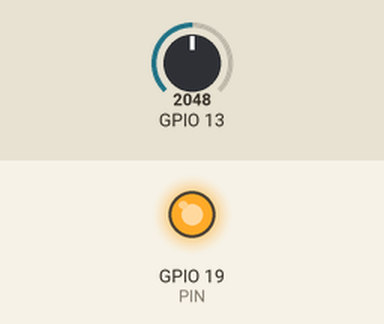
Simulated run of this program. Board: ESP32. Shown: output pins drawn as LEDs (lit = HIGH). Inputs (shaded band) come from the test bench; at power-on: GPIO 13 = 2048. What the program prints to the serial monitor is not drawn.

Above: at 1.2 s.
1.3 s: GPIO 13 set to 108
2.8 s: GPIO 13 set to 93
At 3.3 s:
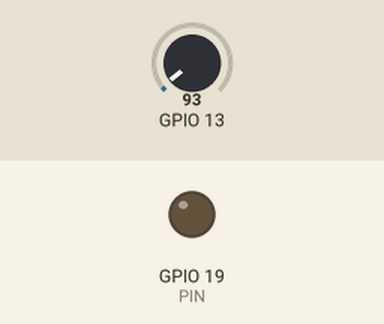
4.3 s: GPIO 13 set to 491
At 5.5 s:
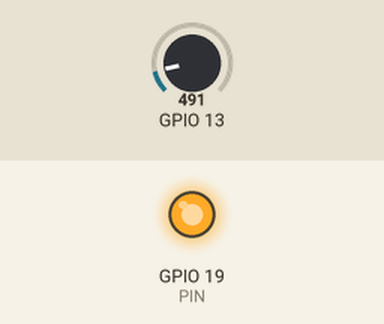
5.8 s: GPIO 13 set to 60
At 6.9 s:
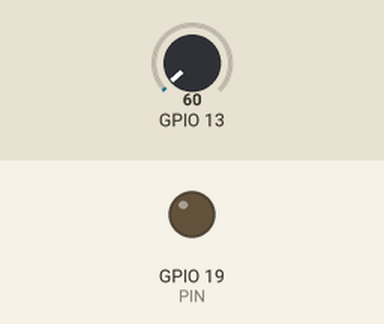
Timing chart, 0 to 8.3 s (numbered marks = the images above; inputs shaded):
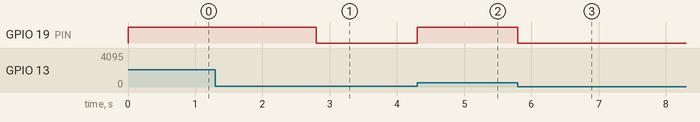

Measured:
- the behaviour switches between 101 and 100 on GPIO 13 (found by bisection; images 0 and 1)
- after the input at 2.8 s, GPIO 19 (PIN): HIGH → LOW at once
- after the input at 4.3 s, GPIO 19 (PIN): LOW → HIGH at once
- after the input at 5.8 s, GPIO 19 (PIN): HIGH → LOW at once

The program:

main.cpp
```cpp
#include <Arduino.h>
// #include <WiFi.h>
// #include <WiFiUdp.h>
// #include <WiFiClient.h>
// #include <HardwareSerial.h>
// #include <vector>


// const char* ssid = "kiwi";
// const char* password = "ChArLeS1";

// WiFiClient client;
// const uint16_t telnetPort = 23;  // Standard Telnet port
// const char *sensorIp = "192.168.12.2"; // Replace with your sensor's IP

// void connectTelnet() {
//   if (client.connect(sensorIp, telnetPort)) {
//     Serial.println("Connected to sensor");
//   } else {
//     Serial.println("Connection failed");
//   }
// }

// void telnetCommand(String command) {
//   if (client.connected()) {
//     client.print(command + "\r\n");
//   }
// }

// WiFiUDP udp;

// const char* udpAddress = "192.168.12.2"; // Replace with your server's IP address
// const unsigned int udpPort = 49152;            // Replace with your server's UDP port

// unsigned char udpCommandSequence = 0; // This would be incremented as needed
// // Eigen::MatrixXd  sensor_counts;
// unsigned short crcByte( unsigned short crc, char ch )
// {
//         static int ccitt_crc16_table[32*8] =
//         {
//             0x0000, 0x1021, 0x2042, 0x3063, 0x4084, 0x50a5, 0x60c6, 0x70e7,
//             0x8108, 0x9129, 0xa14a, 0xb16b, 0xc18c, 0xd1ad, 0xe1ce, 0xf1ef,
//             0x1231, 0x0210, 0x3273, 0x2252, 0x52b5, 0x4294, 0x72f7, 0x62d6,
//             0x9339, 0x8318, 0xb37b, 0xa35a, 0xd3bd, 0xc39c, 0xf3ff, 0xe3de,
//             0x2462, 0x3443, 0x0420, 0x1401, 0x64e6, 0x74c7, 0x44a4, 0x5485,
//             0xa56a, 0xb54b, 0x8528, 0x9509, 0xe5ee, 0xf5cf, 0xc5ac, 0xd58d,
//             0x3653, 0x2672, 0x1611, 0x0630, 0x76d7, 0x66f6, 0x5695, 0x46b4,
//             0xb75b, 0xa77a, 0x9719, 0x8738, 0xf7df, 0xe7fe, 0xd79d, 0xc7bc,
//             0x48c4, 0x58e5, 0x6886, 0x78a7, 0x0840, 0x1861, 0x2802, 0x3823,
//             0xc9cc, 0xd9ed, 0xe98e, 0xf9af, 0x8948, 0x9969, 0xa90a, 0xb92b,
//             0x5af5, 0x4ad4, 0x7ab7, 0x6a96, 0x1a71, 0x0a50, 0x3a33, 0x2a12,
//             0xdbfd, 0xcbdc, 0xfbbf, 0xeb9e, 0x9b79, 0x8b58, 0xbb3b, 0xab1a,
//             0x6ca6, 0x7c87, 0x4ce4, 0x5cc5, 0x2c22, 0x3c03, 0x0c60, 0x1c41,
//             0xedae, 0xfd8f, 0xcdec, 0xddcd, 0xad2a, 0xbd0b, 0x8d68, 0x9d49,
//             0x7e97, 0x6eb6, 0x5ed5, 0x4ef4, 0x3e13, 0x2e32, 0x1e51, 0x0e70,
//             0xff9f, 0xefbe, 0xdfdd, 0xcffc, 0xbf1b, 0xaf3a, 0x9f59, 0x8f78,
//             0x9188, 0x81a9, 0xb1ca, 0xa1eb, 0xd10c, 0xc12d, 0xf14e, 0xe16f,
//             0x1080, 0x00a1, 0x30c2, 0x20e3, 0x5004, 0x4025, 0x7046, 0x6067,
//             0x83b9, 0x9398, 0xa3fb, 0xb3da, 0xc33d, 0xd31c, 0xe37f, 0xf35e,
//             0x02b1, 0x1290, 0x22f3, 0x32d2, 0x4235, 0x5214, 0x6277, 0x7256,
//             0xb5ea, 0xa5cb, 0x95a8, 0x8589, 0xf56e, 0xe54f, 0xd52c, 0xc50d,
//             0x34e2, 0x24c3, 0x14a0, 0x0481, 0x7466, 0x6447, 0x5424, 0x4405,
//             0xa7db, 0xb7fa, 0x8799, 0x97b8, 0xe75f, 0xf77e, 0xc71d, 0xd73c,
//             0x26d3, 0x36f2, 0x0691, 0x16b0, 0x6657, 0x7676, 0x4615, 0x5634,
//             0xd94c, 0xc96d, 0xf90e, 0xe92f, 0x99c8, 0x89e9, 0xb98a, 0xa9ab,
//             0x5844, 0x4865, 0x7806, 0x6827, 0x18c0, 0x08e1, 0x3882, 0x28a3,
//             0xcb7d, 0xdb5c, 0xeb3f, 0xfb1e, 0x8bf9, 0x9bd8, 0xabbb, 0xbb9a,
//             0x4a75, 0x5a54, 0x6a37, 0x7a16, 0x0af1, 0x1ad0, 0x2ab3, 0x3a92,
//             0xfd2e, 0xed0f, 0xdd6c, 0xcd4d, 0xbdaa, 0xad8b, 0x9de8, 0x8dc9,
//             0x7c26, 0x6c07, 0x5c64, 0x4c45, 0x3ca2, 0x2c83, 0x1ce0, 0x0cc1,
//             0xef1f, 0xff3e, 0xcf5d, 0xdf7c, 0xaf9b, 0xbfba, 0x8fd9, 0x9ff8,
//             0x6e17, 0x7e36, 0x4e55, 0x5e74, 0x2e93, 0x3eb2, 0x0ed1, 0x1ef0
//         };
//         return (short) (ccitt_crc16_table[((crc >> 8) ^ ch) & 0xff] ^ (crc << 8));
// }
// // Function to calculate CRC, implement the actual CRC calculation needed
// unsigned short crcBuf(const unsigned char* data, size_t length) {
//     int i;
//   short crc = 0x1234; // CRC seed.

//   for (i = 0; i < length; i++)
//   {
//     crc = crcByte(crc, data[i]);
//   }
//   return crc;
// }


// void udpStartStreaming() {
//   // Construct the packet
//   char buffer[10];
//   buffer[0] = 0;
//   buffer[1] = (unsigned char) (0x00FF & 10); // length
//   buffer[2] = udpCommandSequence;            // seq-number
//   buffer[3] = (unsigned char) 1;             // start_streaming
//   buffer[4] = (unsigned char) 0;             // number of packets
//   buffer[5] = (unsigned char) 0;
//   buffer[6] = (unsigned char) 0; // 10
//   buffer[7] = (unsigned char) 0; // 255;

//   unsigned short crc = crcBuf( (unsigned char*)buffer, 8 );
//   buffer[8] = (unsigned char) (crc >> 8);
//   buffer[9] = (unsigned char) (crc & 0x00ff);

//   // Send the packet
//   udp.beginPacket(udpAddress, udpPort);
//   unsigned int length = 10;
//   udp.write((unsigned char*)buffer, length);
//   udp.endPacket();

//   // Serial.print("udpStartStreaming: sent packet of ");
//   // Serial.print(length);
//   // Serial.println(" bytes");
// }


// void udpStopStreaming()
// {

//   char buffer[6];
//   buffer[0] = 0;
//   buffer[1] = (unsigned char) (0x00FF & 6); // length including crc
//   buffer[2] = udpCommandSequence;           // seq-number
//   buffer[3] = (unsigned char) 2;            // stop_streaming

//   unsigned short crc = crcBuf((unsigned char*) buffer, 4 );
//   buffer[4] = (unsigned char) (crc >> 8);
//   buffer[5] = (unsigned char) (crc & 0x00ff);

//   unsigned int length = 6;
//   udp.beginPacket(udpAddress, udpPort);
//   udp.write((unsigned char*)buffer, length);
//   udp.endPacket();
//   // Serial.print("udpStopStreaming: wrote  ");
//   // Serial.print(length);
//   // Serial.println(" bytes");
// }


// void udpPing()
// {

//   char buffer[6];
//   buffer[0] = 0;
//   buffer[1] = (unsigned char) (0x00FF & 6); // length including crc
//   buffer[2] = udpCommandSequence;           // seq-number
//   buffer[3] = (unsigned char) 4;            // stop_streaming

//   unsigned short crc = crcBuf((unsigned char*) buffer, 4 );
//   buffer[4] = (unsigned char) (crc >> 8);
//   buffer[5] = (unsigned char) (crc & 0x00ff);

//   unsigned int length = 6;
//   udp.beginPacket(udpAddress, udpPort);
//   udp.write((unsigned char*)buffer, length);
//   udp.endPacket();
//   // Serial.print("udpStopStreaming: wrote  ");
//   // Serial.print(length);
//   // Serial.println(" bytes");
// }

// void udpResetTelnetSocket()
// {
//   char buffer[6];
//   buffer[0] = 0;
//   buffer[1] = (unsigned char) (0x00FF & 6); // length including crc
//   buffer[2] = udpCommandSequence;           // seq-number
//   buffer[3] = (unsigned char) 5;            // reset_telnet_socket

//   unsigned short crc = crcBuf((unsigned char*) buffer, 4 );
//   buffer[4] = (unsigned char) (crc >> 8);
//   buffer[5] = (unsigned char) (crc & 0x00ff);

//   unsigned int length = 6;
//   udp.beginPacket(udpAddress, udpPort);
//   udp.write((unsigned char*)buffer, length);
//   udp.endPacket();
//   // Serial.print("udpStopStreaming: wrote  ");
//   // Serial.print(length);
//   // Serial.println(" bytes");
// }

// int parseInteger( char* buffer, int pos ) {
//   int value = ((0x00ff & buffer[pos]) << 24)
//             + ((0x00ff & buffer[pos+1]) << 16)
//             + ((0x00ff & buffer[pos+2]) << 8)
//             + ((0x00ff & buffer[pos+3]) << 0);
//   return value;
// }


// int  decodeDataPacket( char* buffer, unsigned int n_bytes ) {
//   // if (verbose > 2) ROS_INFO( "decodeDataPacket:" );
//   // std::vector<int> listOfIntegers;


//   // char hex[18] = "0123456789ABCDEF_";


//   // if (verbose > 3) { // dump original packet
//     for( unsigned int i=0; i < n_bytes; i++ ) {
//       // printf( "%.2x ", (0x00ff & buffer[i]) );
//     }
//     // printf( "\n\n" );
//     for( unsigned int i=0; i < n_bytes; i++ ) {
//       int tmp = buffer[i];
//       // printf( "%c%c ", hex[0x000F&(tmp>>4)], hex[0x000F&tmp] );
//       // if ((i % 20) == 19) printf( "\n" );
//     }


//   int pos = 18;
//   float Fx = (float) (parseInteger( buffer, pos+0 ));
//   float Fy = (float)(parseInteger(buffer, pos + 4));
//   float Fz = (float)(parseInteger(buffer, pos + 8));
//   float Tx = (float)(parseInteger(buffer, pos + 12));
//   float Ty = (float)(parseInteger(buffer, pos + 16));
//   float Tz = (float)(parseInteger(buffer, pos + 20));

//   int z_result = (-0.00072963*Fx + 0.00071161*Fy + (-0.00083128)*Fz + 0.00166689*Tx + (-0.00059223) * Ty + 0.00035427*Tz) - 26.4;
//     // Serial.print(Fx);
//     // Serial.print("    ");
//     // Serial.print(Fy);
//     // Serial.print("    ");
//   Serial.println(z_result);
//   // Serial.print("    ");
//   // Serial.print(Tx);
//   // Serial.print("    ");
//   // Serial.print(Ty);
//   // Serial.print("    ");
//   // Serial.print(Tz);
//   // Serial.print("    ");

//   // Add some integers to the list
//   // listOfIntegers.push_back(Fx);
//   // listOfIntegers.push_back(Fy);
//   // listOfIntegers.push_back(Fz);
//   // listOfIntegers.push_back(Tx);
//   // listOfIntegers.push_back(Ty);
//   // listOfIntegers.push_back(Tz);
//   return z_result;
// }


// int readDataPacket()
// {
//     char buffer[2048];
//     bzero( buffer, 2048 );

//     int len = udp.read(buffer, 140); // Read up to 140 bytes

//     return decodeDataPacket( buffer, 140 );
// }

#define PIN 19

// HardwareSerial mySerial(1); // Use UART1 (pins defined below)

void setup() {
  Serial.begin(115200);
  // WiFi.begin(ssid, password);

  // while (WiFi.status() != WL_CONNECTED) {
  //   delay(500);
  //   Serial.print(".");
  // }


  // udp.begin(udpPort); // Begin listening on the specified UDP port
  pinMode(13, INPUT);
  Serial2.begin(115200);
  pinMode(PIN, OUTPUT);
}

int last_data = 0;

void loop() {

  // udpStartStreaming();

  // // Increment your sequence number or add other logic as needed
  // udpCommandSequence++;

  // int packetSize = udp.parsePacket();
  // if (packetSize) {


  //   int dataToSend = readDataPacket(); // Example data

  //   Serial2.write(dataToSend);
  //   Serial.println(dataToSend);

  //   delay(50); // Send data every second
  // }

  // if(Serial2.available() > 0) {
  //   Serial.println(Serial2.read());
  // }
  // Serial2.write(2);

  int data = analogRead(13);
  if(last_data < data) {
    Serial2.write(last_data);
    if(last_data > 100) {
      digitalWrite(PIN, HIGH);
    } else {
      digitalWrite(PIN, LOW);
    }
    Serial.print(last_data);
    Serial.print(" ");
    Serial.println(millis());
  } else {

    if(data > 100) {
      digitalWrite(PIN, HIGH);
    } else {
      digitalWrite(PIN, LOW);
    }
    Serial2.write(data);
    Serial.print(data);
    Serial.print(" ");
    Serial.println(millis());
  }
  last_data = data;

  // delay(1000);
}
```

helper.cpp
```cpp
// #include <WiFi.h>
// #include <WiFiUdp.h>
// #include <WiFiClient.h>


// const char* ssid = "WirelessFT";
// const char* password = "03xBbVFx";

// WiFiClient client;
// const uint16_t telnetPort = 23;  // Standard Telnet port
// const char* sensorIp = "192.168.1.137";  // Replace with your sensor's IP

// void connectTelnet() {
//   if (client.connect(sensorIp, telnetPort)) {
//     Serial.println("Connected to sensor");
//   } else {
//     Serial.println("Connection failed");
//   }
// }

// void telnetCommand(String command) {
//   if (client.connected()) {
//     client.print(command + "\r\n");
//   }
// }

// WiFiUDP udp;

// const char* udpAddress = "192.168.1.137"; // Replace with your server's IP address
// const unsigned int udpPort = 49152;            // Replace with your server's UDP port

// unsigned char udpCommandSequence = 0; // This would be incremented as needed

// unsigned short crcByte( unsigned short crc, char ch )
// {
//         static int ccitt_crc16_table[32*8] =
//         {
//             0x0000, 0x1021, 0x2042, 0x3063, 0x4084, 0x50a5, 0x60c6, 0x70e7,
//             0x8108, 0x9129, 0xa14a, 0xb16b, 0xc18c, 0xd1ad, 0xe1ce, 0xf1ef,
//             0x1231, 0x0210, 0x3273, 0x2252, 0x52b5, 0x4294, 0x72f7, 0x62d6,
//             0x9339, 0x8318, 0xb37b, 0xa35a, 0xd3bd, 0xc39c, 0xf3ff, 0xe3de,
//             0x2462, 0x3443, 0x0420, 0x1401, 0x64e6, 0x74c7, 0x44a4, 0x5485,
//             0xa56a, 0xb54b, 0x8528, 0x9509, 0xe5ee, 0xf5cf, 0xc5ac, 0xd58d,
//             0x3653, 0x2672, 0x1611, 0x0630, 0x76d7, 0x66f6, 0x5695, 0x46b4,
//             0xb75b, 0xa77a, 0x9719, 0x8738, 0xf7df, 0xe7fe, 0xd79d, 0xc7bc,
//             0x48c4, 0x58e5, 0x6886, 0x78a7, 0x0840, 0x1861, 0x2802, 0x3823,
//             0xc9cc, 0xd9ed, 0xe98e, 0xf9af, 0x8948, 0x9969, 0xa90a, 0xb92b,
//             0x5af5, 0x4ad4, 0x7ab7, 0x6a96, 0x1a71, 0x0a50, 0x3a33, 0x2a12,
//             0xdbfd, 0xcbdc, 0xfbbf, 0xeb9e, 0x9b79, 0x8b58, 0xbb3b, 0xab1a,
//             0x6ca6, 0x7c87, 0x4ce4, 0x5cc5, 0x2c22, 0x3c03, 0x0c60, 0x1c41,
//             0xedae, 0xfd8f, 0xcdec, 0xddcd, 0xad2a, 0xbd0b, 0x8d68, 0x9d49,
//             0x7e97, 0x6eb6, 0x5ed5, 0x4ef4, 0x3e13, 0x2e32, 0x1e51, 0x0e70,
//             0xff9f, 0xefbe, 0xdfdd, 0xcffc, 0xbf1b, 0xaf3a, 0x9f59, 0x8f78,
//             0x9188, 0x81a9, 0xb1ca, 0xa1eb, 0xd10c, 0xc12d, 0xf14e, 0xe16f,
//             0x1080, 0x00a1, 0x30c2, 0x20e3, 0x5004, 0x4025, 0x7046, 0x6067,
//             0x83b9, 0x9398, 0xa3fb, 0xb3da, 0xc33d, 0xd31c, 0xe37f, 0xf35e,
//             0x02b1, 0x1290, 0x22f3, 0x32d2, 0x4235, 0x5214, 0x6277, 0x7256,
//             0xb5ea, 0xa5cb, 0x95a8, 0x8589, 0xf56e, 0xe54f, 0xd52c, 0xc50d,
//             0x34e2, 0x24c3, 0x14a0, 0x0481, 0x7466, 0x6447, 0x5424, 0x4405,
//             0xa7db, 0xb7fa, 0x8799, 0x97b8, 0xe75f, 0xf77e, 0xc71d, 0xd73c,
//             0x26d3, 0x36f2, 0x0691, 0x16b0, 0x6657, 0x7676, 0x4615, 0x5634,
//             0xd94c, 0xc96d, 0xf90e, 0xe92f, 0x99c8, 0x89e9, 0xb98a, 0xa9ab,
//             0x5844, 0x4865, 0x7806, 0x6827, 0x18c0, 0x08e1, 0x3882, 0x28a3,
//             0xcb7d, 0xdb5c, 0xeb3f, 0xfb1e, 0x8bf9, 0x9bd8, 0xabbb, 0xbb9a,
//             0x4a75, 0x5a54, 0x6a37, 0x7a16, 0x0af1, 0x1ad0, 0x2ab3, 0x3a92,
//             0xfd2e, 0xed0f, 0xdd6c, 0xcd4d, 0xbdaa, 0xad8b, 0x9de8, 0x8dc9,
//             0x7c26, 0x6c07, 0x5c64, 0x4c45, 0x3ca2, 0x2c83, 0x1ce0, 0x0cc1,
//             0xef1f, 0xff3e, 0xcf5d, 0xdf7c, 0xaf9b, 0xbfba, 0x8fd9, 0x9ff8,
//             0x6e17, 0x7e36, 0x4e55, 0x5e74, 0x2e93, 0x3eb2, 0x0ed1, 0x1ef0
//         };
//         return (short) (ccitt_crc16_table[((crc >> 8) ^ ch) & 0xff] ^ (crc << 8));
// }
// // Function to calculate CRC, implement the actual CRC calculation needed
// unsigned short crcBuf(const unsigned char* data, size_t length) {
//     int i;
//   short crc = 0x1234; // CRC seed.

//   for (i = 0; i < length; i++)
//   {
//     crc = crcByte(crc, data[i]);
//   }
//   return crc;
// }
// void setup() {
//   Serial.begin(115200);
//   WiFi.begin(ssid, password);

//   while (WiFi.status() != WL_CONNECTED) {
//     delay(500);
//     Serial.print(".");
//   }

//   Serial.println("");
//   Serial.println("WiFi connected. IP address: ");
//   Serial.println(WiFi.localIP());

//   udp.begin(udpPort); // Begin listening on the specified UDP port
// }

// void udpStartStreaming() {
//   // Construct the packet
//   char buffer[10];
//   buffer[0] = 0;
//   buffer[1] = (unsigned char) (0x00FF & 10); // length
//   buffer[2] = udpCommandSequence;            // seq-number
//   buffer[3] = (unsigned char) 1;             // start_streaming
//   buffer[4] = (unsigned char) 0;             // number of packets
//   buffer[5] = (unsigned char) 0;
//   buffer[6] = (unsigned char) 0; // 10
//   buffer[7] = (unsigned char) 0; // 255;

//   unsigned short crc = crcBuf( (unsigned char*)buffer, 8 );
//   buffer[8] = (unsigned char) (crc >> 8);
//   buffer[9] = (unsigned char) (crc & 0x00ff);

//   // Send the packet
//   udp.beginPacket(udpAddress, udpPort);
//   udp.write((unsigned char*)buffer, 10);
//   udp.endPacket();

//   Serial.print("udpStartStreaming: sent packet of ");
//   Serial.print(10);
//   Serial.println(" bytes");
// }


// void loop() {
//   telnetCommand("ssid");
//   delay(10000);
//   // Call the udpStartStreaming function to send the UDP packet
//   udpStartStreaming();

//   // Increment your sequence number or add other logic as needed
//   udpCommandSequence++;

//   int packetSize = udp.parsePacket();
//   if (packetSize) {
//     // Received a packet
//     Serial.print("Received packet of size ");
//     Serial.println(packetSize);
//     Serial.print("From ");
//     IPAddress remoteIp = udp.remoteIP();
//     Serial.print(remoteIp);
//     Serial.print(", port ");
//     Serial.println(udp.remotePort());

//     // Read the packet into a buffer
//     char buffer[2048]; // Adjust the size as necessary for your data packets
//     int len = udp.read(buffer, 140); // Read up to 140 bytes
//     if (len > 0) {
//       buffer[len] = 0; // Null-terminate the string
//     }

//     // Process the packet
//     Serial.print("UDP packet contents: ");
//     Serial.println(buffer);
//   }
//   // For demonstration, wait 2 seconds between sends
//   delay(2000);
// }
```
